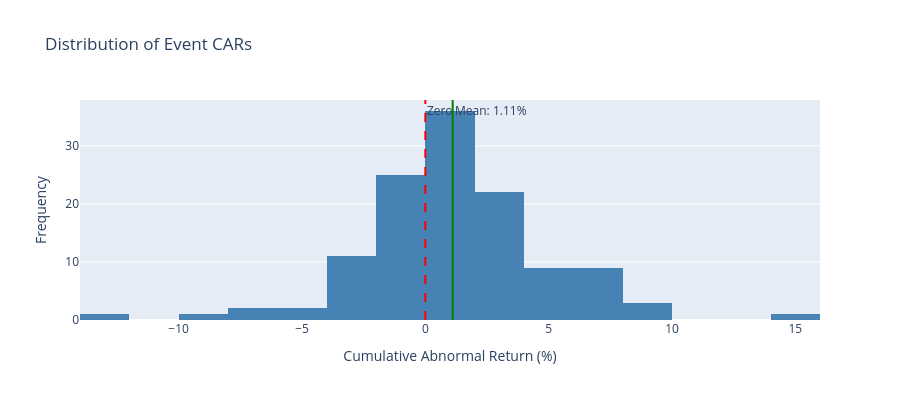

Notebook source saved alongside this figure:
### Markdown cell above
## 5. CAR Distribution

Examining the distribution of individual event CARs reveals whether the
aggregate effect is driven by many small effects or few large ones.

### Code cell
if len(result["event_cars"]) > 0:
    cars = result["event_cars"]["car"].to_numpy() * 100

    fig = go.Figure()

    fig.add_trace(
        go.Histogram(
            x=cars,
            nbinsx=25,
            marker_color="steelblue",
            name="CAR Distribution",
        )
    )

    # Mean and zero lines
    fig.add_vline(x=0, line_dash="dash", line_color="red", annotation_text="Zero")
    fig.add_vline(
        x=np.mean(cars),
        line_dash="solid",
        line_color="green",
        annotation_text=f"Mean: {np.mean(cars):.2f}%",
    )

    fig.update_layout(
        title="Distribution of Event CARs",
        xaxis_title="Cumulative Abnormal Return (%)",
        yaxis_title="Frequency",
        height=400,
    )

    fig.show()

    # Statistical test: Mean CAR = 0
    t_stat, p_value = stats.ttest_1samp(cars, 0)

    print("\nStatistical Test (H0: Mean CAR = 0):")
    print(f"  Mean CAR: {np.mean(cars):.2f}%")
    print(f"  Median CAR: {np.median(cars):.2f}%")
    print(f"  T-statistic: {t_stat:.2f}")
    print(f"  P-value: {p_value:.4f}")
    print(f"  Significant at 5%: {'Yes' if p_value < 0.05 else 'No'}")

### Figure 1 — Plotly figure (JSON) as saved in the notebook; plotly's stock layout.template omitted (floating-point values rounded to 4 significant figures)
{"data": [{"marker": {"color": "steelblue"}, "name": "CAR Distribution", "nbinsx": 25, "type": "histogram", "x": [-0.5361, -0.6812, -0.7415, -2.45, 1.502, 1.068, 1.198, -1.552, 0.529, 0.6128, 2.251, -0.3787, -3.582, -4.081, -3.81, -6.018, -1.176, -4.493, 0.5605, 4.62, 0.07988, -1.185, 2.189, -1.495, 1.346, 0.2489, -3.955, 5.256, -0.527, 2.084, -1.159, 0.137, -1.8, 1.053, 1.443, 0.6676, 0.3609, -3.653, 0.319, -0.03695, 2.523, 3.15, -0.3782, -1.474, 3.851, 9.946, 0.3016, 3.048, 6.461, 0.2229, -0.3841, 0.1315, 2.966, 0.771, -1.564, 0.1129, -3.918, 0.7676, 0.3317, -1.498, 2.615, 2.121, -0.1664, 1.352, 1.193, 7.976, 0.4072, 0.5141, 0.711, 5.115, 1.547, -0.9512, 7.804, -3.13, 6.207, 1.692, 1.203, -2.619, -0.9977, 7.564, 2.34, -3.477, 2.8, 0.6115, 6.664, -6.936, -1.723, 3.289, 2.677, 3.378, 2.887, 6.954, -2.449, 2.769, 0.5708, 8.268, 3.696, 0.3042, 5.807, -0.2316, 2.162, -0.3452, 2.616, 7.478, -3.998, 2.539, 4.702, -12.18, -1.026, 2.062, 0.2187, 4.224, 5.448, 1.442, -8.121, 4.645, 5.391, 14.07, -1.476, 9.066, 0.5911, 7.848]}], "layout": {"annotations": [{"showarrow": false, "text": "Zero", "x": 0, "xanchor": "left", "xref": "x", "y": 1, "yanchor": "top", "yref": "y domain"}, {"showarrow": false, "text": "Mean: 1.11%", "x": 1.109, "xanchor": "left", "xref": "x", "y": 1, "yanchor": "top", "yref": "y domain"}], "height": 400, "shapes": [{"line": {"color": "red", "dash": "dash"}, "type": "line", "x0": 0, "x1": 0, "xref": "x", "y0": 0, "y1": 1, "yref": "y domain"}, {"line": {"color": "green", "dash": "solid"}, "type": "line", "x0": 1.109, "x1": 1.109, "xref": "x", "y0": 0, "y1": 1, "yref": "y domain"}], "title": {"text": "Distribution of Event CARs"}, "xaxis": {"title": {"text": "Cumulative Abnormal Return (%)"}}, "yaxis": {"title": {"text": "Frequency"}}}}
